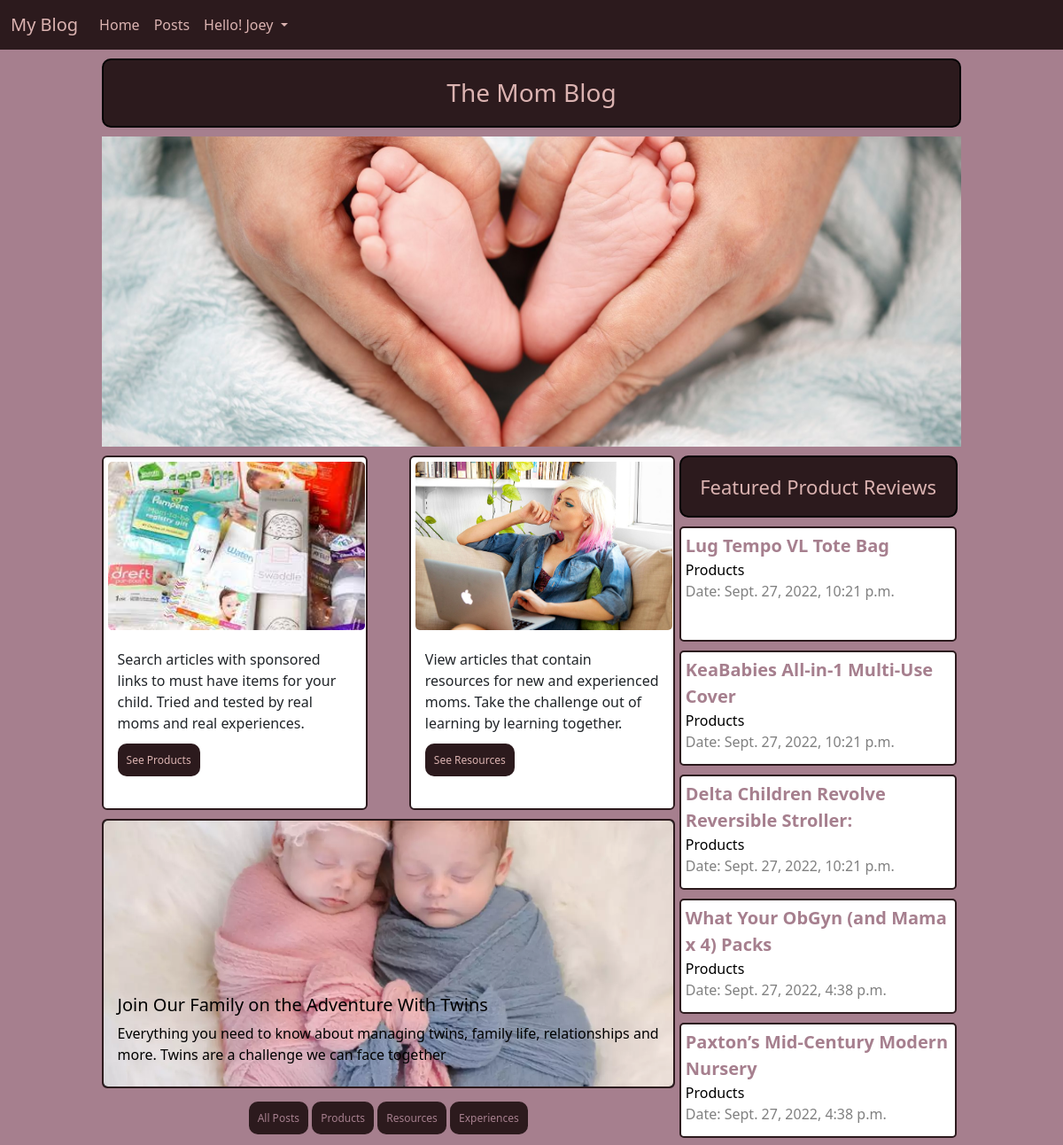
The page / (signed in) on the database its author committed.
### posts/models.py (models this page shows, shortened)
class Post(models.Model):
    title = models.CharField(max_length=45)
    body = models.TextField()
    category = models.CharField(max_length=45)
    created_on = models.DateTimeField(auto_now_add=True)
    author = models.ForeignKey(
        get_user_model(),
        on_delete=models.CASCADE
    )
    status = models.ForeignKey(
        Status,
        on_delete=models.CASCADE,
        blank=True,
        null=True
    )

### pages/views.py (the view)
# urls.py: path('', HomePageView.as_view(), name='home'),
class HomePageView(TemplateView):
    template_name = "pages/home.html"
    def get_context_data(self, **kwargs):
        context = super().get_context_data(**kwargs)
        context['posts'] = Post.objects.filter(category="Products").order_by('created_on').reverse()[0:5]
        return context

### templates/pages/home.html (shortened to what this page needs)
{% extends 'base.html' %}
{% load static %}
{% block contents %}
    <h1>The Mom Blog</h1>
    <div class="header-image">
        <img src="{% static 'img/baby-feet.jpg' %}" alt="" id="babyfeet">
    </div>
    <div class="home-layout">
    <div class="left">
        <div class="card homepage-card">
            <img src="{% static 'img/products.jpeg' %}" class="card-img-top">
            <div class="card-body">
                <p>Search articles with sponsored links to must have items for your child. Tried and tested by real moms and real experiences. </p>
                <a href="{% url 'list' %}" class="card-btns">See Products</a>
            </div>
        </div>
        <div class="card homepage-card">
            <img src="{% static 'img/help.jpg' %}" class="card-img-top">
            <div class="card-body">
                <p>View articles that contain resources for new and experienced moms. Take the challenge out of learning by learning together. </p>
                <a href="{% url 'resource_list' %}" class="card-btns">See Resources</a>
            </div>
        </div>
        <div class="card text-bg-dark homepage-card-lg">
            <img src="{% static 'img/twins.webp' %}" class="card-img" alt="...">
            <div class="card-img-overlay">
                <a href="{% url 'twins_list' %}">
                <h5 class="card-title">Join Our Family on the Adventure With Twins</h5>
                <p class="card-text">Everything you need to know about managing twins, family life, relationships and more. Twins are a challenge we can face together</p>
                </a>
            </div>
        </div>
        <div class="filter-btns">
            <a href="{% url 'list' %}" class="card-btns">All Posts</a>
            <a href="{% url 'sale_list' %}" class="card-btns">Products</a>
            <a href="{% url 'resource_list' %}" class="card-btns">Resources</a>
            <a href="{% url 'experience_list' %}" class="card-btns">Experiences</a>
        </div>
    </div>
    <div class="right">
        <div class="section">
            <h3 class="featured-header">Featured Product Reviews</h3>
            {% for post in posts %}
            <div class="highlight">
                <a href="{% url 'detail' post.id %}">
                    <p class="highlight-title">{{ post.title }}</p>
                    <p class="highlight-cat">{{ post.category }}</p>
                    <p class="highlight-date">Date: {{ post.created_on }}</p>
                </a>
            </div>
            {% endfor %}
        </div>
    </div>
    </div>
{% endblock contents %}

### templates/base.html (shortened to what this page needs)
{% load static %}
<!DOCTYPE html>
<html lang="en">
<head>
  <link rel="stylesheet" href="https://cdn.jsdelivr.net/npm/bootstrap@5.2.1/dist/css/bootstrap.min.css" />
  <link rel="stylesheet" href="{% static 'css/base.css' %}" />
</head>
<body>
  <nav class="navbar navbar-expand-lg bg-light">
    <div class="container-fluid">
      <a class="navbar-brand" href="{% url 'home' %}">My Blog</a>
      <div class="collapse navbar-collapse" id="navbarNavAltMarkup">
        <div class="navbar-nav">
          <a class="nav-link active" aria-current="page" href="{% url 'home' %}">Home</a>
          <a class="nav-link" href="{% url 'list' %}">Posts</a>
          {% if user.is_authenticated %}
            <li class="nav-item dropdown d-flex justify-content-end">
              <a class="nav-link dropdown-toggle" href="#" role="button" data-bs-toggle="dropdown" aria-expanded="false">
                Hello! {{ user.first_name }}
              </a>
            </li>
        </div>
          {% else %}
          <a class="nav-link" href="{% url 'login' %}">Login</a>
          <a class="nav-link" href="{% url 'signup' %}">Sign Up</a>
          {% endif %}
        </div>
      </div>
  </nav>
  <div class="container">{% block contents %} {% endblock contents %}</div>
</body>
</html>

### static/css/base.css (style rules this page uses)
h1 { text-align: center; background-color: #2C1A1D; color: #DBB3B1; font-size: 28px; margin: 10px auto; padding: 20px; width: 87%; border: 2px solid black; border-radius: 10px; }
.card { width: 300px; margin: 10px auto; text-align: left; border: 2px solid #2C1A1D; }
.navbar { background-color: #2C1A1D !important; color: #DBB3B1 !important; }
.nav-link, .navbar-brand, .nav-link.active { color: #DBB3B1 !important; }
body { background-color: #A67F8E; }
.card-btns { width: 100px; text-decoration: none; text-align: center; padding: 10px; background-color: #2C1A1D; color: #DBB3B1; font-size: 12px; border-radius: 10px; }
.card a { width: 100px; }
.home-layout { display: flex; width: 87%; margin: 0 auto; scroll-behavior: auto; }
.left { flex: 2; display: flex; flex-direction: row; flex-wrap: wrap; margin: 0; padding: 0; justify-content: space-between; }
.right { flex: 1; scroll-behavior: auto; }
#babyfeet { display: block; object-fit: cover; width: 87%; height: 350px; margin: 0 auto; }
.card-img-top { object-fit: cover; width: 300px; height: 200px; padding: 5px; border-radius: 10px; }
.homepage-card { height: 400px; justify-content: space-between; margin: 10px 0 0 0; padding: 0; }
.homepage-card-lg { width: 100%; margin: 10px 0 0 0; padding: 0; }
.homepage-card-lg a { text-decoration: none; color: black; }
.card-img { object-fit: cover; height: 300px; }
.card-img-overlay { color: black; margin-top: 180px; }
.highlight { background-color: white; border: 2px solid #2C1A1D; border-radius: 5px; margin: 5px; margin-top: 10px; padding: 5px; height: 130px; }
.highlight a { text-decoration: none; color: black; }
.highlight-title { font-size: 20px; font-weight: bold; color: #A67F8E; margin-bottom: 0; }
.highlight-date { color: gray; margin: 0; padding: 0; }
.highlight-cat { margin: 0; padding: 0; }
.featured-header { text-align: center; background-color: #2C1A1D; color: #DBB3B1; font-size: 22px; margin: 10px auto; padding: 20px; width: 97%; border: 2px solid black; border-radius: 10px; }
.filter-btns { margin: 20px auto; }
.filter-btns a, .d-flex a { text-decoration: none; color: #A67F8E; }

### rows shown on the page
Post: title "Lug Tempo VL Tote Bag", category "Products", created_on "Sept. 27, 2022, 10:21 p.m."
Post: title "KeaBabies All-in-1 Multi-Use Cover", category "Products", created_on "Sept. 27, 2022, 10:21 p.m."
Post: title "Delta Children Revolve Reversible Stroller:", category "Products", created_on "Sept. 27, 2022, 10:21 p.m."
Post: title "What Your ObGyn (and Mama x 4) Packs", category "Products", created_on "Sept. 27, 2022, 4:38 p.m."
Post: title "Paxton’s Mid-Century Modern Nursery", category "Products", created_on "Sept. 27, 2022, 4:38 p.m."

### other values the page prints
{{ user.first_name }} "Joey"
